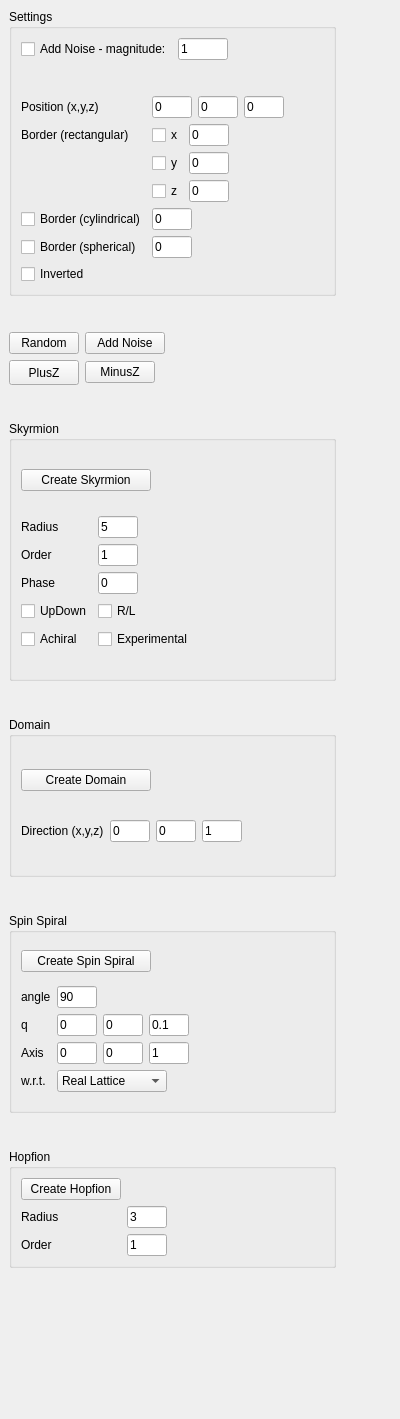
<?xml version="1.0" encoding="UTF-8"?>
<ui version="4.0">
 <class>ConfigurationsWidget</class>
 <widget class="QWidget" name="ConfigurationsWidget">
  <property name="geometry">
   <rect>
    <x>0</x>
    <y>0</y>
    <width>400</width>
    <height>1419</height>
   </rect>
  </property>
  <property name="windowTitle">
   <string>Form</string>
  </property>
  <layout class="QGridLayout" name="gridLayout">
   <property name="leftMargin">
    <number>0</number>
   </property>
   <property name="topMargin">
    <number>0</number>
   </property>
   <property name="rightMargin">
    <number>0</number>
   </property>
   <property name="bottomMargin">
    <number>0</number>
   </property>
   <item row="0" column="0">
    <widget class="QScrollArea" name="scrollArea">
     <property name="frameShape">
      <enum>QFrame::NoFrame</enum>
     </property>
     <property name="widgetResizable">
      <bool>true</bool>
     </property>
     <widget class="QWidget" name="scrollAreaWidgetContents">
      <property name="geometry">
       <rect>
        <x>0</x>
        <y>0</y>
        <width>400</width>
        <height>1419</height>
       </rect>
      </property>
      <layout class="QGridLayout" name="gridLayout_2">
       <item row="3" column="0">
        <spacer name="verticalSpacer_17">
         <property name="orientation">
          <enum>Qt::Vertical</enum>
         </property>
         <property name="sizeType">
          <enum>QSizePolicy::Fixed</enum>
         </property>
         <property name="sizeHint" stdset="0">
          <size>
           <width>20</width>
           <height>30</height>
          </size>
         </property>
        </spacer>
       </item>
       <item row="7" column="0">
        <spacer name="verticalSpacer_4">
         <property name="orientation">
          <enum>Qt::Vertical</enum>
         </property>
         <property name="sizeType">
          <enum>QSizePolicy::Fixed</enum>
         </property>
         <property name="sizeHint" stdset="0">
          <size>
           <width>20</width>
           <height>30</height>
          </size>
         </property>
        </spacer>
       </item>
       <item row="1" column="0">
        <spacer name="verticalSpacer_15">
         <property name="orientation">
          <enum>Qt::Vertical</enum>
         </property>
         <property name="sizeType">
          <enum>QSizePolicy::Fixed</enum>
         </property>
         <property name="sizeHint" stdset="0">
          <size>
           <width>20</width>
           <height>30</height>
          </size>
         </property>
        </spacer>
       </item>
       <item row="9" column="0">
        <spacer name="verticalSpacer">
         <property name="orientation">
          <enum>Qt::Vertical</enum>
         </property>
         <property name="sizeType">
          <enum>QSizePolicy::Fixed</enum>
         </property>
         <property name="sizeHint" stdset="0">
          <size>
           <width>20</width>
           <height>30</height>
          </size>
         </property>
        </spacer>
       </item>
       <item row="5" column="0">
        <spacer name="verticalSpacer_2">
         <property name="orientation">
          <enum>Qt::Vertical</enum>
         </property>
         <property name="sizeType">
          <enum>QSizePolicy::Fixed</enum>
         </property>
         <property name="sizeHint" stdset="0">
          <size>
           <width>20</width>
           <height>30</height>
          </size>
         </property>
        </spacer>
       </item>
       <item row="11" column="0">
        <spacer name="verticalSpacer_3">
         <property name="orientation">
          <enum>Qt::Vertical</enum>
         </property>
         <property name="sizeHint" stdset="0">
          <size>
           <width>20</width>
           <height>30</height>
          </size>
         </property>
        </spacer>
       </item>
       <item row="8" column="0">
        <widget class="QGroupBox" name="groupBox_6">
         <property name="minimumSize">
          <size>
           <width>0</width>
           <height>200</height>
          </size>
         </property>
         <property name="title">
          <string>Spin Spiral</string>
         </property>
         <layout class="QGridLayout" name="gridLayout_21">
          <item row="0" column="2">
           <spacer name="horizontalSpacer_20">
            <property name="orientation">
             <enum>Qt::Horizontal</enum>
            </property>
            <property name="sizeHint" stdset="0">
             <size>
              <width>40</width>
              <height>20</height>
             </size>
            </property>
           </spacer>
          </item>
          <item row="0" column="0">
           <widget class="QPushButton" name="pushButton_SS">
            <property name="minimumSize">
             <size>
              <width>130</width>
              <height>20</height>
             </size>
            </property>
            <property name="maximumSize">
             <size>
              <width>100</width>
              <height>16777215</height>
             </size>
            </property>
            <property name="baseSize">
             <size>
              <width>0</width>
              <height>0</height>
             </size>
            </property>
            <property name="text">
             <string>Create Spin Spiral</string>
            </property>
           </widget>
          </item>
          <item row="1" column="0">
           <layout class="QGridLayout" name="gridLayout_27">
            <item row="2" column="0">
             <widget class="QLabel" name="label_20">
              <property name="text">
               <string>Axis</string>
              </property>
             </widget>
            </item>
            <item row="1" column="1">
             <layout class="QGridLayout" name="gridLayout_26">
              <item row="0" column="2">
               <widget class="QLineEdit" name="lineEdit_SS_dir_y">
                <property name="minimumSize">
                 <size>
                  <width>0</width>
                  <height>20</height>
                 </size>
                </property>
                <property name="maximumSize">
                 <size>
                  <width>40</width>
                  <height>16777215</height>
                 </size>
                </property>
                <property name="text">
                 <string>0</string>
                </property>
               </widget>
              </item>
              <item row="0" column="1">
               <widget class="QLineEdit" name="lineEdit_SS_dir_x">
                <property name="minimumSize">
                 <size>
                  <width>0</width>
                  <height>20</height>
                 </size>
                </property>
                <property name="maximumSize">
                 <size>
                  <width>40</width>
                  <height>16777215</height>
                 </size>
                </property>
                <property name="text">
                 <string>0</string>
                </property>
               </widget>
              </item>
              <item row="0" column="3">
               <widget class="QLineEdit" name="lineEdit_SS_dir_z">
                <property name="minimumSize">
                 <size>
                  <width>0</width>
                  <height>22</height>
                 </size>
                </property>
                <property name="maximumSize">
                 <size>
                  <width>40</width>
                  <height>16777215</height>
                 </size>
                </property>
                <property name="text">
                 <string>0.1</string>
                </property>
               </widget>
              </item>
             </layout>
            </item>
            <item row="0" column="0">
             <widget class="QLabel" name="label_16">
              <property name="maximumSize">
               <size>
                <width>35</width>
                <height>16777215</height>
               </size>
              </property>
              <property name="text">
               <string>angle</string>
              </property>
             </widget>
            </item>
            <item row="0" column="1">
             <widget class="QLineEdit" name="lineEdit_SS_period">
              <property name="minimumSize">
               <size>
                <width>0</width>
                <height>22</height>
               </size>
              </property>
              <property name="maximumSize">
               <size>
                <width>40</width>
                <height>16777215</height>
               </size>
              </property>
              <property name="text">
               <string>90</string>
              </property>
             </widget>
            </item>
            <item row="1" column="0">
             <widget class="QLabel" name="label_4">
              <property name="text">
               <string>q</string>
              </property>
             </widget>
            </item>
            <item row="3" column="0">
             <widget class="QLabel" name="label_18">
              <property name="maximumSize">
               <size>
                <width>35</width>
                <height>16777215</height>
               </size>
              </property>
              <property name="text">
               <string>w.r.t.</string>
              </property>
             </widget>
            </item>
            <item row="3" column="1">
             <widget class="QComboBox" name="comboBox_SS">
              <property name="minimumSize">
               <size>
                <width>0</width>
                <height>20</height>
               </size>
              </property>
              <property name="maximumSize">
               <size>
                <width>110</width>
                <height>16777215</height>
               </size>
              </property>
              <item>
               <property name="text">
                <string>Real Lattice</string>
               </property>
              </item>
              <item>
               <property name="text">
                <string>Reciprocal Lattice</string>
               </property>
              </item>
              <item>
               <property name="text">
                <string>Real Space</string>
               </property>
              </item>
             </widget>
            </item>
            <item row="2" column="1">
             <layout class="QGridLayout" name="gridLayout_28">
              <item row="0" column="2">
               <widget class="QLineEdit" name="lineEdit_SS_axis_x">
                <property name="minimumSize">
                 <size>
                  <width>0</width>
                  <height>22</height>
                 </size>
                </property>
                <property name="maximumSize">
                 <size>
                  <width>40</width>
                  <height>16777215</height>
                 </size>
                </property>
                <property name="text">
                 <string>0</string>
                </property>
               </widget>
              </item>
              <item row="0" column="5">
               <widget class="QLineEdit" name="lineEdit_SS_axis_z">
                <property name="minimumSize">
                 <size>
                  <width>0</width>
                  <height>22</height>
                 </size>
                </property>
                <property name="maximumSize">
                 <size>
                  <width>40</width>
                  <height>16777215</height>
                 </size>
                </property>
                <property name="text">
                 <string>1</string>
                </property>
               </widget>
              </item>
              <item row="0" column="4">
               <widget class="QLineEdit" name="lineEdit_SS_axis_y">
                <property name="minimumSize">
                 <size>
                  <width>0</width>
                  <height>22</height>
                 </size>
                </property>
                <property name="maximumSize">
                 <size>
                  <width>40</width>
                  <height>16777215</height>
                 </size>
                </property>
                <property name="text">
                 <string>0</string>
                </property>
               </widget>
              </item>
             </layout>
            </item>
           </layout>
          </item>
         </layout>
        </widget>
       </item>
       <item row="10" column="0">
        <widget class="QGroupBox" name="groupBox_11">
         <property name="title">
          <string>Hopfion</string>
         </property>
         <layout class="QGridLayout" name="gridLayout_56">
          <item row="0" column="0">
           <widget class="QPushButton" name="pushButton_hopfion">
            <property name="maximumSize">
             <size>
              <width>100</width>
              <height>16777215</height>
             </size>
            </property>
            <property name="text">
             <string>Create Hopfion</string>
            </property>
           </widget>
          </item>
          <item row="1" column="0">
           <layout class="QGridLayout" name="gridLayout_57">
            <item row="0" column="1">
             <widget class="QLineEdit" name="lineEdit_hopfion_radius">
              <property name="maximumSize">
               <size>
                <width>40</width>
                <height>16777215</height>
               </size>
              </property>
              <property name="text">
               <string>3</string>
              </property>
             </widget>
            </item>
            <item row="0" column="0">
             <widget class="QLabel" name="label_50">
              <property name="maximumSize">
               <size>
                <width>100</width>
                <height>16777215</height>
               </size>
              </property>
              <property name="text">
               <string>Radius</string>
              </property>
             </widget>
            </item>
            <item row="1" column="0">
             <widget class="QLabel" name="label_54">
              <property name="maximumSize">
               <size>
                <width>100</width>
                <height>16777215</height>
               </size>
              </property>
              <property name="text">
               <string>Order</string>
              </property>
             </widget>
            </item>
            <item row="1" column="1">
             <widget class="QLineEdit" name="lineEdit_hopfion_order">
              <property name="maximumSize">
               <size>
                <width>40</width>
                <height>16777215</height>
               </size>
              </property>
              <property name="text">
               <string>1</string>
              </property>
             </widget>
            </item>
           </layout>
          </item>
          <item row="0" column="1">
           <spacer name="horizontalSpacer_4">
            <property name="orientation">
             <enum>Qt::Horizontal</enum>
            </property>
            <property name="sizeHint" stdset="0">
             <size>
              <width>40</width>
              <height>20</height>
             </size>
            </property>
           </spacer>
          </item>
         </layout>
        </widget>
       </item>
       <item row="2" column="0">
        <layout class="QGridLayout" name="gridLayout_9">
         <item row="1" column="1">
          <widget class="QPushButton" name="pushButton_Random">
           <property name="sizePolicy">
            <sizepolicy hsizetype="Maximum" vsizetype="Fixed">
             <horstretch>0</horstretch>
             <verstretch>0</verstretch>
            </sizepolicy>
           </property>
           <property name="minimumSize">
            <size>
             <width>70</width>
             <height>0</height>
            </size>
           </property>
           <property name="maximumSize">
            <size>
             <width>70</width>
             <height>16777215</height>
            </size>
           </property>
           <property name="text">
            <string>Random</string>
           </property>
          </widget>
         </item>
         <item row="1" column="2">
          <widget class="QPushButton" name="pushButton_AddNoise">
           <property name="text">
            <string>Add Noise</string>
           </property>
          </widget>
         </item>
         <item row="2" column="1">
          <widget class="QPushButton" name="pushButton_plusZ">
           <property name="minimumSize">
            <size>
             <width>0</width>
             <height>25</height>
            </size>
           </property>
           <property name="maximumSize">
            <size>
             <width>70</width>
             <height>16777215</height>
            </size>
           </property>
           <property name="text">
            <string>PlusZ</string>
           </property>
          </widget>
         </item>
         <item row="2" column="2">
          <widget class="QPushButton" name="pushButton_minusZ">
           <property name="minimumSize">
            <size>
             <width>70</width>
             <height>0</height>
            </size>
           </property>
           <property name="maximumSize">
            <size>
             <width>70</width>
             <height>16777215</height>
            </size>
           </property>
           <property name="text">
            <string>MinusZ</string>
           </property>
          </widget>
         </item>
         <item row="1" column="4">
          <spacer name="horizontalSpacer_3">
           <property name="orientation">
            <enum>Qt::Horizontal</enum>
           </property>
           <property name="sizeHint" stdset="0">
            <size>
             <width>40</width>
             <height>20</height>
            </size>
           </property>
          </spacer>
         </item>
        </layout>
       </item>
       <item row="6" column="0">
        <widget class="QGroupBox" name="groupBox_Domain">
         <property name="minimumSize">
          <size>
           <width>0</width>
           <height>160</height>
          </size>
         </property>
         <property name="title">
          <string>Domain</string>
         </property>
         <layout class="QGridLayout" name="gridLayout_5">
          <item row="3" column="0">
           <layout class="QGridLayout" name="gridLayout_11">
            <item row="0" column="0">
             <widget class="QLabel" name="label_11">
              <property name="maximumSize">
               <size>
                <width>100</width>
                <height>16777215</height>
               </size>
              </property>
              <property name="text">
               <string>Direction (x,y,z)</string>
              </property>
             </widget>
            </item>
            <item row="0" column="1">
             <layout class="QGridLayout" name="gridLayout_10">
              <item row="0" column="2">
               <widget class="QLineEdit" name="lineEdit_domain_dir_z">
                <property name="minimumSize">
                 <size>
                  <width>0</width>
                  <height>22</height>
                 </size>
                </property>
                <property name="maximumSize">
                 <size>
                  <width>40</width>
                  <height>16777215</height>
                 </size>
                </property>
                <property name="toolTip">
                 <string>&lt;html&gt;&lt;head/&gt;&lt;body&gt;&lt;p&gt;v_z&lt;/p&gt;&lt;/body&gt;&lt;/html&gt;</string>
                </property>
                <property name="text">
                 <string>1</string>
                </property>
               </widget>
              </item>
              <item row="0" column="1">
               <widget class="QLineEdit" name="lineEdit_domain_dir_y">
                <property name="minimumSize">
                 <size>
                  <width>0</width>
                  <height>22</height>
                 </size>
                </property>
                <property name="maximumSize">
                 <size>
                  <width>40</width>
                  <height>16777215</height>
                 </size>
                </property>
                <property name="toolTip">
                 <string>&lt;html&gt;&lt;head/&gt;&lt;body&gt;&lt;p&gt;v_y&lt;/p&gt;&lt;/body&gt;&lt;/html&gt;</string>
                </property>
                <property name="text">
                 <string>0</string>
                </property>
               </widget>
              </item>
              <item row="0" column="0">
               <widget class="QLineEdit" name="lineEdit_domain_dir_x">
                <property name="minimumSize">
                 <size>
                  <width>0</width>
                  <height>22</height>
                 </size>
                </property>
                <property name="maximumSize">
                 <size>
                  <width>40</width>
                  <height>16777215</height>
                 </size>
                </property>
                <property name="toolTip">
                 <string>&lt;html&gt;&lt;head/&gt;&lt;body&gt;&lt;p&gt;v_x&lt;/p&gt;&lt;/body&gt;&lt;/html&gt;</string>
                </property>
                <property name="text">
                 <string>0</string>
                </property>
               </widget>
              </item>
             </layout>
            </item>
           </layout>
          </item>
          <item row="1" column="0">
           <widget class="QPushButton" name="pushButton_domain">
            <property name="sizePolicy">
             <sizepolicy hsizetype="Maximum" vsizetype="Fixed">
              <horstretch>0</horstretch>
              <verstretch>0</verstretch>
             </sizepolicy>
            </property>
            <property name="minimumSize">
             <size>
              <width>130</width>
              <height>20</height>
             </size>
            </property>
            <property name="maximumSize">
             <size>
              <width>120</width>
              <height>16777215</height>
             </size>
            </property>
            <property name="text">
             <string>Create Domain</string>
            </property>
           </widget>
          </item>
          <item row="1" column="3">
           <spacer name="horizontalSpacer_5">
            <property name="orientation">
             <enum>Qt::Horizontal</enum>
            </property>
            <property name="sizeHint" stdset="0">
             <size>
              <width>60</width>
              <height>20</height>
             </size>
            </property>
           </spacer>
          </item>
         </layout>
        </widget>
       </item>
       <item row="0" column="0">
        <widget class="QGroupBox" name="groupBox_3">
         <property name="title">
          <string>Settings</string>
         </property>
         <layout class="QGridLayout" name="gridLayout_80">
          <item row="3" column="1">
           <layout class="QGridLayout" name="gridLayout_44">
            <item row="0" column="1">
             <spacer name="horizontalSpacer_2">
              <property name="orientation">
               <enum>Qt::Horizontal</enum>
              </property>
              <property name="sizeHint" stdset="0">
               <size>
                <width>40</width>
                <height>20</height>
               </size>
              </property>
             </spacer>
            </item>
            <item row="0" column="0">
             <widget class="QCheckBox" name="checkBox_inverted">
              <property name="text">
               <string>Inverted</string>
              </property>
             </widget>
            </item>
           </layout>
          </item>
          <item row="2" column="1">
           <layout class="QGridLayout" name="gridLayout_84">
            <item row="0" column="1">
             <layout class="QGridLayout" name="gridLayout_79">
              <item row="0" column="2">
               <widget class="QLineEdit" name="lineEdit_pos_y">
                <property name="maximumSize">
                 <size>
                  <width>40</width>
                  <height>16777215</height>
                 </size>
                </property>
                <property name="text">
                 <string>0</string>
                </property>
               </widget>
              </item>
              <item row="0" column="3">
               <widget class="QLineEdit" name="lineEdit_pos_z">
                <property name="maximumSize">
                 <size>
                  <width>40</width>
                  <height>16777215</height>
                 </size>
                </property>
                <property name="text">
                 <string>0</string>
                </property>
               </widget>
              </item>
              <item row="0" column="1">
               <widget class="QLineEdit" name="lineEdit_pos_x">
                <property name="maximumSize">
                 <size>
                  <width>40</width>
                  <height>16777215</height>
                 </size>
                </property>
                <property name="text">
                 <string>0</string>
                </property>
               </widget>
              </item>
              <item row="0" column="4">
               <spacer name="horizontalSpacer_53">
                <property name="orientation">
                 <enum>Qt::Horizontal</enum>
                </property>
                <property name="sizeHint" stdset="0">
                 <size>
                  <width>40</width>
                  <height>20</height>
                 </size>
                </property>
               </spacer>
              </item>
             </layout>
            </item>
            <item row="1" column="1">
             <layout class="QGridLayout" name="gridLayout_8">
              <item row="0" column="2">
               <spacer name="horizontalSpacer_54">
                <property name="orientation">
                 <enum>Qt::Horizontal</enum>
                </property>
                <property name="sizeHint" stdset="0">
                 <size>
                  <width>40</width>
                  <height>20</height>
                 </size>
                </property>
               </spacer>
              </item>
              <item row="0" column="0">
               <widget class="QCheckBox" name="checkBox_border_rectangular_x">
                <property name="text">
                 <string>x</string>
                </property>
               </widget>
              </item>
              <item row="0" column="1">
               <widget class="QLineEdit" name="lineEdit_border_x">
                <property name="minimumSize">
                 <size>
                  <width>0</width>
                  <height>22</height>
                 </size>
                </property>
                <property name="maximumSize">
                 <size>
                  <width>40</width>
                  <height>16777215</height>
                 </size>
                </property>
                <property name="toolTip">
                 <string>&lt;html&gt;&lt;head/&gt;&lt;body&gt;&lt;p&gt;pos_x&lt;/p&gt;&lt;/body&gt;&lt;/html&gt;</string>
                </property>
                <property name="text">
                 <string>0</string>
                </property>
               </widget>
              </item>
             </layout>
            </item>
            <item row="0" column="0">
             <widget class="QLabel" name="label_9">
              <property name="text">
               <string>Position (x,y,z)</string>
              </property>
             </widget>
            </item>
            <item row="3" column="1">
             <widget class="QLineEdit" name="lineEdit_border_cylindrical">
              <property name="maximumSize">
               <size>
                <width>40</width>
                <height>16777215</height>
               </size>
              </property>
              <property name="text">
               <string>0</string>
              </property>
             </widget>
            </item>
            <item row="3" column="0">
             <widget class="QCheckBox" name="checkBox_border_cylindrical">
              <property name="text">
               <string>Border (cylindrical)</string>
              </property>
             </widget>
            </item>
            <item row="1" column="0">
             <widget class="QLabel" name="label_12">
              <property name="text">
               <string>Border (rectangular)</string>
              </property>
             </widget>
            </item>
            <item row="4" column="1">
             <widget class="QLineEdit" name="lineEdit_border_spherical">
              <property name="maximumSize">
               <size>
                <width>40</width>
                <height>16777215</height>
               </size>
              </property>
              <property name="text">
               <string>0</string>
              </property>
             </widget>
            </item>
            <item row="4" column="0">
             <widget class="QCheckBox" name="checkBox_border_spherical">
              <property name="text">
               <string>Border (spherical)</string>
              </property>
             </widget>
            </item>
            <item row="2" column="1">
             <layout class="QGridLayout" name="gridLayout_97">
              <item row="0" column="1">
               <widget class="QLineEdit" name="lineEdit_border_y">
                <property name="minimumSize">
                 <size>
                  <width>0</width>
                  <height>22</height>
                 </size>
                </property>
                <property name="maximumSize">
                 <size>
                  <width>40</width>
                  <height>16777215</height>
                 </size>
                </property>
                <property name="toolTip">
                 <string>&lt;html&gt;&lt;head/&gt;&lt;body&gt;&lt;p&gt;pos_y&lt;/p&gt;&lt;/body&gt;&lt;/html&gt;</string>
                </property>
                <property name="text">
                 <string>0</string>
                </property>
               </widget>
              </item>
              <item row="0" column="0">
               <widget class="QCheckBox" name="checkBox_border_rectangular_y">
                <property name="text">
                 <string>y</string>
                </property>
               </widget>
              </item>
              <item row="1" column="1">
               <widget class="QLineEdit" name="lineEdit_border_z">
                <property name="minimumSize">
                 <size>
                  <width>0</width>
                  <height>22</height>
                 </size>
                </property>
                <property name="maximumSize">
                 <size>
                  <width>40</width>
                  <height>16777215</height>
                 </size>
                </property>
                <property name="toolTip">
                 <string>&lt;html&gt;&lt;head/&gt;&lt;body&gt;&lt;p&gt;pos_z&lt;/p&gt;&lt;/body&gt;&lt;/html&gt;</string>
                </property>
                <property name="text">
                 <string>0</string>
                </property>
               </widget>
              </item>
              <item row="1" column="0">
               <widget class="QCheckBox" name="checkBox_border_rectangular_z">
                <property name="text">
                 <string>z</string>
                </property>
               </widget>
              </item>
              <item row="0" column="2">
               <spacer name="horizontalSpacer_55">
                <property name="orientation">
                 <enum>Qt::Horizontal</enum>
                </property>
                <property name="sizeHint" stdset="0">
                 <size>
                  <width>40</width>
                  <height>20</height>
                 </size>
                </property>
               </spacer>
              </item>
             </layout>
            </item>
           </layout>
          </item>
          <item row="1" column="1">
           <spacer name="verticalSpacer_19">
            <property name="orientation">
             <enum>Qt::Vertical</enum>
            </property>
            <property name="sizeType">
             <enum>QSizePolicy::Maximum</enum>
            </property>
            <property name="sizeHint" stdset="0">
             <size>
              <width>20</width>
              <height>30</height>
             </size>
            </property>
           </spacer>
          </item>
          <item row="0" column="1">
           <layout class="QGridLayout" name="gridLayout_41">
            <item row="0" column="0">
             <widget class="QCheckBox" name="checkBox_Configuration_Noise">
              <property name="maximumSize">
               <size>
                <width>180</width>
                <height>16777215</height>
               </size>
              </property>
              <property name="text">
               <string>Add Noise - magnitude:</string>
              </property>
             </widget>
            </item>
            <item row="0" column="1">
             <widget class="QLineEdit" name="lineEdit_Configuration_Noise">
              <property name="maximumSize">
               <size>
                <width>50</width>
                <height>16777215</height>
               </size>
              </property>
              <property name="text">
               <string>1</string>
              </property>
             </widget>
            </item>
            <item row="0" column="2">
             <spacer name="horizontalSpacer_56">
              <property name="orientation">
               <enum>Qt::Horizontal</enum>
              </property>
              <property name="sizeHint" stdset="0">
               <size>
                <width>40</width>
                <height>20</height>
               </size>
              </property>
             </spacer>
            </item>
           </layout>
          </item>
         </layout>
        </widget>
       </item>
       <item row="4" column="0">
        <widget class="QGroupBox" name="groupBox_skyrmion">
         <property name="minimumSize">
          <size>
           <width>0</width>
           <height>260</height>
          </size>
         </property>
         <property name="title">
          <string>Skyrmion</string>
         </property>
         <layout class="QGridLayout" name="gridLayout_4">
          <item row="1" column="0">
           <layout class="QGridLayout" name="gridLayout_7">
            <item row="1" column="0">
             <widget class="QLabel" name="label_sky_order">
              <property name="minimumSize">
               <size>
                <width>0</width>
                <height>22</height>
               </size>
              </property>
              <property name="maximumSize">
               <size>
                <width>100</width>
                <height>16777215</height>
               </size>
              </property>
              <property name="text">
               <string>Order</string>
              </property>
             </widget>
            </item>
            <item row="3" column="0">
             <widget class="QCheckBox" name="checkBox_skyrmion_UpDown">
              <property name="minimumSize">
               <size>
                <width>0</width>
                <height>22</height>
               </size>
              </property>
              <property name="text">
               <string>UpDown</string>
              </property>
             </widget>
            </item>
            <item row="1" column="1">
             <widget class="QLineEdit" name="lineEdit_skyrmion_order">
              <property name="sizePolicy">
               <sizepolicy hsizetype="Expanding" vsizetype="Fixed">
                <horstretch>0</horstretch>
                <verstretch>0</verstretch>
               </sizepolicy>
              </property>
              <property name="minimumSize">
               <size>
                <width>0</width>
                <height>22</height>
               </size>
              </property>
              <property name="maximumSize">
               <size>
                <width>40</width>
                <height>16777215</height>
               </size>
              </property>
              <property name="baseSize">
               <size>
                <width>30</width>
                <height>0</height>
               </size>
              </property>
              <property name="text">
               <string>1</string>
              </property>
             </widget>
            </item>
            <item row="3" column="1">
             <widget class="QCheckBox" name="checkBox_skyrmion_RL">
              <property name="minimumSize">
               <size>
                <width>0</width>
                <height>20</height>
               </size>
              </property>
              <property name="text">
               <string>R/L</string>
              </property>
             </widget>
            </item>
            <item row="2" column="0">
             <widget class="QLabel" name="label_sky_phase">
              <property name="minimumSize">
               <size>
                <width>0</width>
                <height>22</height>
               </size>
              </property>
              <property name="maximumSize">
               <size>
                <width>100</width>
                <height>16777215</height>
               </size>
              </property>
              <property name="text">
               <string>Phase</string>
              </property>
             </widget>
            </item>
            <item row="0" column="1">
             <widget class="QLineEdit" name="lineEdit_skyrmion_radius">
              <property name="minimumSize">
               <size>
                <width>0</width>
                <height>22</height>
               </size>
              </property>
              <property name="maximumSize">
               <size>
                <width>40</width>
                <height>16777215</height>
               </size>
              </property>
              <property name="text">
               <string>5</string>
              </property>
             </widget>
            </item>
            <item row="4" column="1">
             <widget class="QCheckBox" name="checkBox_skyrmion_experimental">
              <property name="minimumSize">
               <size>
                <width>0</width>
                <height>22</height>
               </size>
              </property>
              <property name="text">
               <string>Experimental</string>
              </property>
             </widget>
            </item>
            <item row="2" column="1">
             <widget class="QLineEdit" name="lineEdit_skyrmion_phase">
              <property name="sizePolicy">
               <sizepolicy hsizetype="Expanding" vsizetype="Fixed">
                <horstretch>0</horstretch>
                <verstretch>0</verstretch>
               </sizepolicy>
              </property>
              <property name="minimumSize">
               <size>
                <width>0</width>
                <height>22</height>
               </size>
              </property>
              <property name="maximumSize">
               <size>
                <width>40</width>
                <height>16777215</height>
               </size>
              </property>
              <property name="baseSize">
               <size>
                <width>30</width>
                <height>0</height>
               </size>
              </property>
              <property name="text">
               <string>0</string>
              </property>
             </widget>
            </item>
            <item row="4" column="0">
             <widget class="QCheckBox" name="checkBox_skyrmion_achiral">
              <property name="minimumSize">
               <size>
                <width>0</width>
                <height>20</height>
               </size>
              </property>
              <property name="text">
               <string>Achiral</string>
              </property>
             </widget>
            </item>
            <item row="0" column="0">
             <widget class="QLabel" name="label_10">
              <property name="minimumSize">
               <size>
                <width>50</width>
                <height>20</height>
               </size>
              </property>
              <property name="maximumSize">
               <size>
                <width>35</width>
                <height>16777215</height>
               </size>
              </property>
              <property name="text">
               <string>Radius</string>
              </property>
             </widget>
            </item>
           </layout>
          </item>
          <item row="0" column="0">
           <widget class="QPushButton" name="pushButton_skyrmion">
            <property name="minimumSize">
             <size>
              <width>130</width>
              <height>20</height>
             </size>
            </property>
            <property name="maximumSize">
             <size>
              <width>100</width>
              <height>16777215</height>
             </size>
            </property>
            <property name="text">
             <string>Create Skyrmion</string>
            </property>
           </widget>
          </item>
          <item row="0" column="2">
           <spacer name="horizontalSpacer">
            <property name="orientation">
             <enum>Qt::Horizontal</enum>
            </property>
            <property name="sizeHint" stdset="0">
             <size>
              <width>80</width>
              <height>20</height>
             </size>
            </property>
           </spacer>
          </item>
         </layout>
        </widget>
       </item>
       <item row="0" column="1">
        <spacer name="horizontalSpacer_6">
         <property name="orientation">
          <enum>Qt::Horizontal</enum>
         </property>
         <property name="sizeHint" stdset="0">
          <size>
           <width>40</width>
           <height>20</height>
          </size>
         </property>
        </spacer>
       </item>
      </layout>
     </widget>
    </widget>
   </item>
  </layout>
 </widget>
 <resources/>
 <connections/>
</ui>
